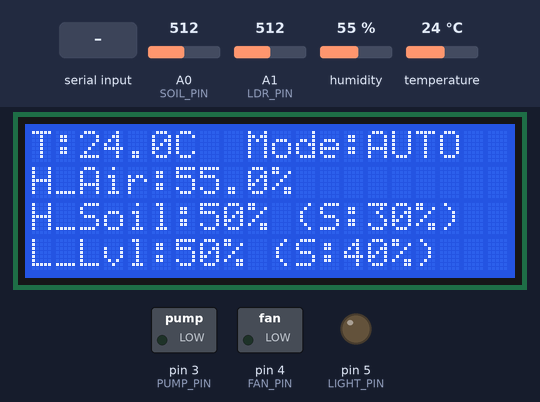
This sketch was run on a simulated Arduino Uno, built with avr-gcc and run on an emulated ATmega328P. Parts: 20×4 character LCD, switched loads named in the sketch (green lamp = pin HIGH), output pins drawn as LEDs (lit = HIGH). Inputs (shaded band) come from the test bench; at power-on: humidity 55 %, A0 (SOIL_PIN) = 512, A1 (LDR_PIN) = 512, temperature 24 °C. What the sketch prints to the serial monitor is not drawn.

Above: at 2.7 s.
2.8 s: "MODE_MANUAL\n" received over Serial
At 5.8 s:
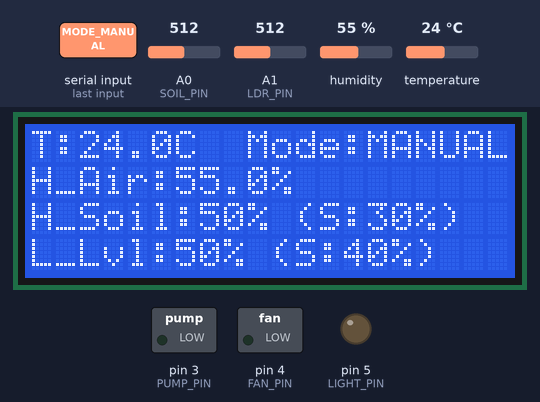
6.1 s: "PUMP_ON\n" received over Serial
At 7.9 s:
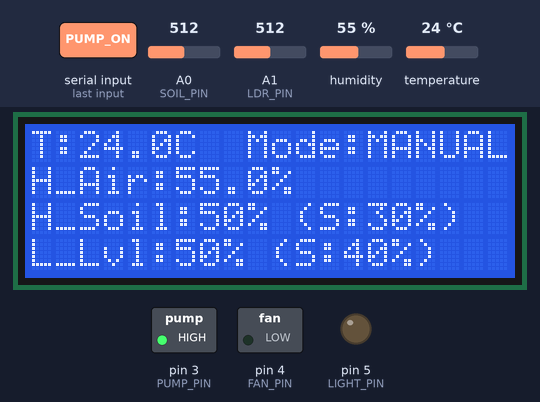
8.2 s: "FAN_ON\n" received over Serial
At 9.9 s:
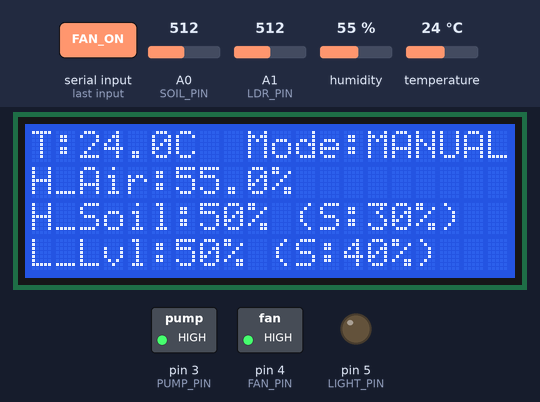
10.2 s: "PUMP_OFF\n" received over Serial
At 11.1 s:
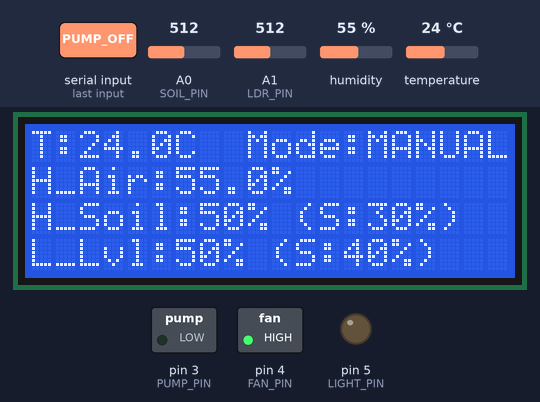
12.3 s: humidity set to 22 %
At 15.0 s:
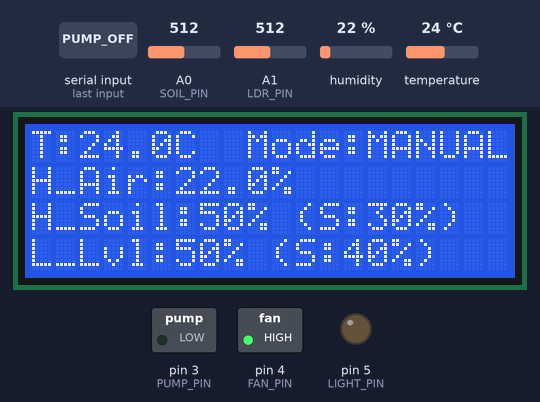
15.3 s: A0 (SOIL_PIN) set to 716
At 17.4 s:
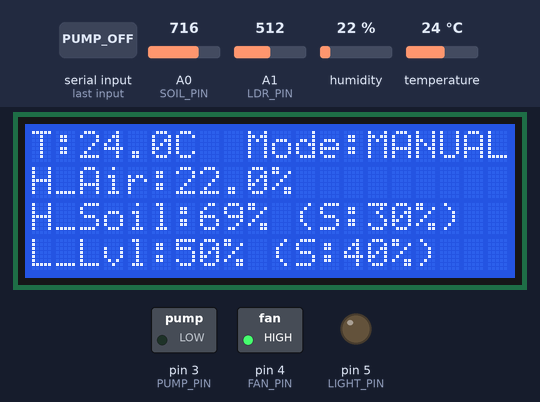
Timing chart, 0 to 18.4 s (numbered marks = the images above; inputs shaded):
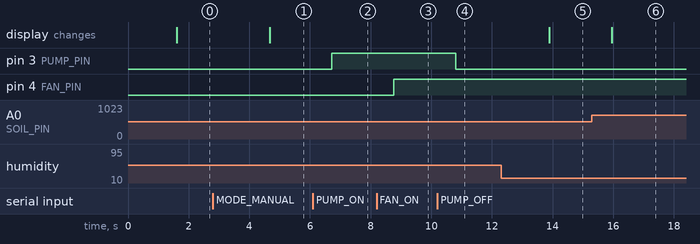

Measured:
- after the input at 2.8 s, the display: changes after 1.9 s (image 1)
- after the input at 6.1 s, pin 3 (PUMP_PIN): LOW → HIGH after 0.62 s
- after the input at 8.2 s, pin 4 (FAN_PIN): LOW → HIGH after 0.56 s
- after the input at 10.2 s, pin 3 (PUMP_PIN): HIGH → LOW after 0.61 s
- after the input at 12.3 s, the display: changes after 1.6 s (image 5)
- after the input at 15.3 s, the display: changes after 0.64 s (image 6)

The sketch:

SmartAgriculture.ino
```cpp
#include <LiquidCrystal.h>
#include <DHT.h>

// ==========================================
// 1. KHAI BÁO CHÂN CẮM (CONSTANTS)
// ==========================================
#define DHTPIN 2
#define DHTTYPE DHT11
const int SOIL_PIN = A0;
const int LDR_PIN = A1;

const int PUMP_PIN = 3;
const int FAN_PIN = 4;
const int LIGHT_PIN = 5;

LiquidCrystal lcd(12, 11, 10, 9, 8, 7);
DHT dht(DHTPIN, DHTTYPE);

// Các biến lưu thông số cảm biến
float tempAir = 0;
float humAir = 0;
int soilMoisture = 0;
int lightLevel = 0;

// Các biến phục vụ chế độ Tự động & Ngưỡng cấu hình
bool isAutoMode = true;
int tempThreshold = 31;
int soilThreshold = 30;
int lightThreshold = 40;

void setup() {
  Serial.begin(9600);

  lcd.begin(20, 4);
  lcd.setCursor(0, 0);
  lcd.print("Smart Agri System");
  lcd.setCursor(0, 1);
  lcd.print("Ready for Command");
  delay(1500);
  lcd.clear();

  dht.begin();

  pinMode(PUMP_PIN, OUTPUT);
  pinMode(FAN_PIN, OUTPUT);
  pinMode(LIGHT_PIN, OUTPUT);

  // Khởi động mặc định tắt hết thiết bị
  digitalWrite(PUMP_PIN, LOW);
  digitalWrite(FAN_PIN, LOW);
  digitalWrite(LIGHT_PIN, LOW);
}

void loop() {
  readSensors();

  // Thực hiện điều khiển tự động nếu đang ở chế độ Tự động
  if (isAutoMode) {
    runAutoControl();
  }

  updateLCD();
  sendDataToPC();         // Liên tục gửi thông tin lên PC
  receiveCommandFromPC(); // Kiểm tra lệnh điều khiển từ Winform

  delay(1000); // Đọc và đồng bộ dữ liệu mỗi giây
}

void readSensors() {
  humAir = dht.readHumidity();
  tempAir = dht.readTemperature();
  soilMoisture = map(analogRead(SOIL_PIN), 0, 1023, 0, 100);
  lightLevel = map(analogRead(LDR_PIN), 0, 1023, 0, 100);
}

void runAutoControl() {
  // 1. Tự động điều khiển máy bơm theo độ ẩm đất
  if (soilMoisture < soilThreshold) {
    digitalWrite(PUMP_PIN, HIGH);
  } else if (soilMoisture >= (soilThreshold + 5)) { // Thêm khoảng trễ 5% tránh bật tắt liên tục
    digitalWrite(PUMP_PIN, LOW);
  }

  // 2. Tự động điều khiển quạt theo nhiệt độ không khí
  if (tempAir > tempThreshold) {
    digitalWrite(FAN_PIN, HIGH);
  } else if (tempAir <= (tempThreshold - 1)) { // Khoảng trễ 1 độ C
    digitalWrite(FAN_PIN, LOW);
  }

  // 3. Tự động điều khiển đèn theo cường độ ánh sáng
  if (lightLevel < lightThreshold) {
    digitalWrite(LIGHT_PIN, HIGH);
  } else if (lightLevel >= (lightThreshold + 5)) { // Khoảng trễ 5%
    digitalWrite(LIGHT_PIN, LOW);
  }
}

void updateLCD() {
  lcd.setCursor(0, 0);
  lcd.print("T:"); lcd.print(tempAir, 1); lcd.print("C  ");
  lcd.print("Mode:"); lcd.print(isAutoMode ? "AUTO  " : "MANUAL");

  lcd.setCursor(0, 1);
  lcd.print("H_Air:"); lcd.print(humAir, 1); lcd.print("%  ");

  lcd.setCursor(0, 2);
  lcd.print("H_Soil:"); lcd.print(soilMoisture); lcd.print("% (S:"); lcd.print(soilThreshold); lcd.print("%) ");

  lcd.setCursor(0, 3);
  lcd.print("L_Lvl:"); lcd.print(lightLevel); lcd.print("% (S:"); lcd.print(lightThreshold); lcd.print("%) ");
}

void sendDataToPC() {
  // Gói tin định dạng mới gửi lên Winform: 11 trường thông tin
  // *tempAir|humAir|soilMoisture|lightLevel|pumpState|fanState|lightState|isAutoMode|tempThreshold|soilThreshold|lightThreshold#
  Serial.print("*");
  Serial.print(tempAir, 1); Serial.print("|");
  Serial.print(humAir, 1); Serial.print("|");
  Serial.print(soilMoisture); Serial.print("|");
  Serial.print(lightLevel); Serial.print("|");
  Serial.print(digitalRead(PUMP_PIN)); Serial.print("|");
  Serial.print(digitalRead(FAN_PIN)); Serial.print("|");
  Serial.print(digitalRead(LIGHT_PIN)); Serial.print("|");
  Serial.print(isAutoMode ? 1 : 0); Serial.print("|");
  Serial.print(tempThreshold); Serial.print("|");
  Serial.print(soilThreshold); Serial.print("|");
  Serial.print(lightThreshold);
  Serial.println("#");
}

// =========================
// HÀM NHẬN LỆNH ĐIỀU KHIỂN
// =========================
void receiveCommandFromPC() {
  if (Serial.available() > 0) {
    String command = Serial.readStringUntil('\n');
    command.trim();

    // Chuyển đổi chế độ hoạt động
    if (command == "MODE_AUTO") {
      isAutoMode = true;
    }
    else if (command == "MODE_MANUAL") {
      isAutoMode = false;
    }

    // Nhận cài đặt ngưỡng tự động
    else if (command.startsWith("SET_TEMP:")) {
      tempThreshold = command.substring(9).toInt();
    }
    else if (command.startsWith("SET_SOIL:")) {
      soilThreshold = command.substring(9).toInt();
    }
    else if (command.startsWith("SET_LIGHT:")) {
      lightThreshold = command.substring(10).toInt();
    }

    // Điều khiển thiết bị thủ công (Chỉ có tác dụng khi ở chế độ Thủ công)
    else if (!isAutoMode) {
      if (command == "PUMP_ON")   digitalWrite(PUMP_PIN, HIGH);
      if (command == "PUMP_OFF")  digitalWrite(PUMP_PIN, LOW);
      if (command == "FAN_ON")    digitalWrite(FAN_PIN, HIGH);
      if (command == "FAN_OFF")   digitalWrite(FAN_PIN, LOW);
      if (command == "LIGHT_ON")  digitalWrite(LIGHT_PIN, HIGH);
      if (command == "LIGHT_OFF") digitalWrite(LIGHT_PIN, LOW);
    }
  }
}
```
